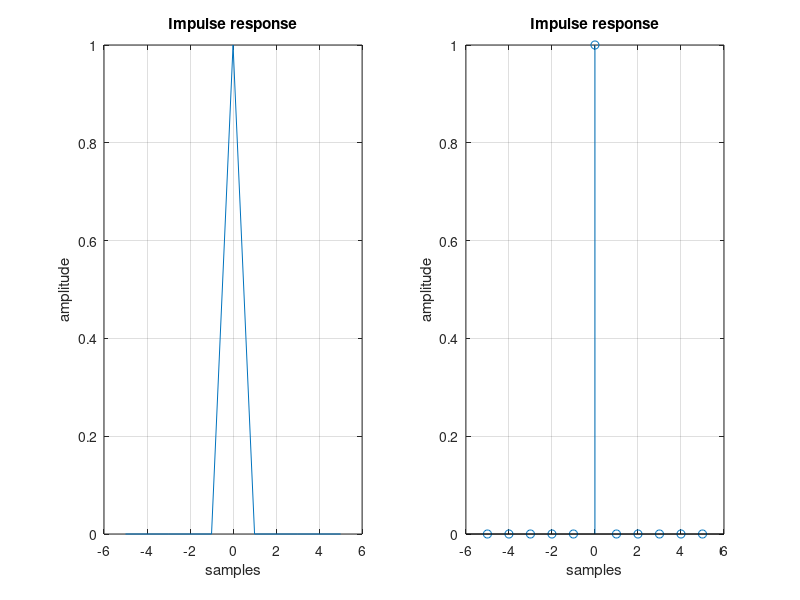

This chart was generated by the following MATLAB code:
close all; 
clear all; 
n1=input('enter starting point:'); 
n2=input('enter end point:'); 
sample_points = -n1:1:n2; 
amplitude = [zeros(1,n1), 1,zeros(1,n2)]; 
% plotting the graph 
subplot(121); 
plot(sample_points, amplitude); 
xlabel('samples'); 
ylabel("amplitude"); 
title("Impulse response"); 
grid on;
subplot(122);
stem(sample_points,amplitude); 
xlabel('samples');
ylabel("amplitude"); 
title("Impulse response"); 
grid on;